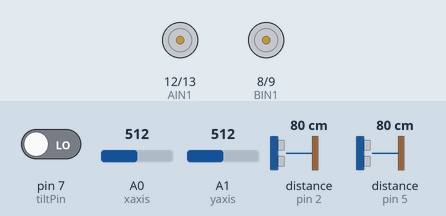
Bench run of a sketch on a simulated Arduino Uno, built with avr-gcc and run on an emulated ATmega328P. On the bench: motor-driver pin pairs drawn as motors (green arrow = first pin HIGH = forward, orange = second pin HIGH = backward, longer = more drive, scaled by the enable pin). Wiring (inferred from the names in the program): 2 × ultrasonic range finder: trigger pin 3, echo pin 2 / trigger pin 6, echo pin 5. The inputs (shaded band) are chosen by the test bench; at power-on: A0 (xaxis) = 512, A1 (yaxis) = 512, pin 7 (tiltPin) LOW, distance to the obstacle (sensors on pin 2, pin 5) 80 cm. The echo pulse lasts 58.3 µs per cm.

Above: at 1.2 s.
1.3 s: A0 (xaxis) set to 533
At 2.5 s:
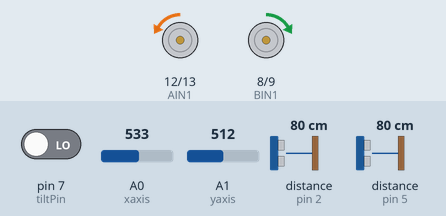
2.8 s: A1 (yaxis) set to 532
At 3.7 s:
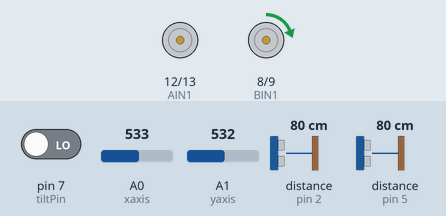
4.3 s: A0 (xaxis) set to 716
At 4.8 s:
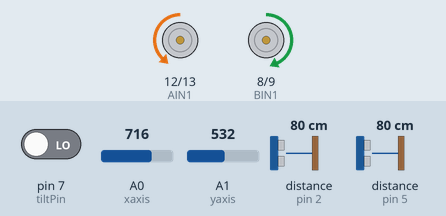
5.8 s: A1 (yaxis) set to 716
At 7.0 s:
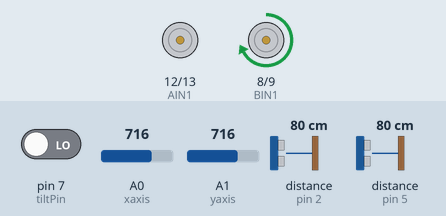
7.3 s: A0 (xaxis) set to 730
At 8.3 s:
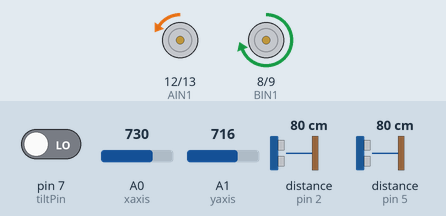
8.8 s: A1 (yaxis) set to 992
At 9.4 s:
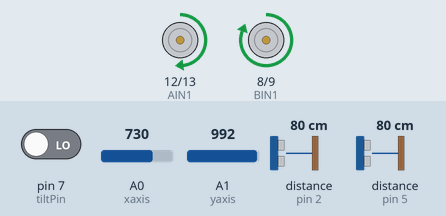
Timing chart, 0 to 11.3 s (numbered marks = the images above; inputs shaded):
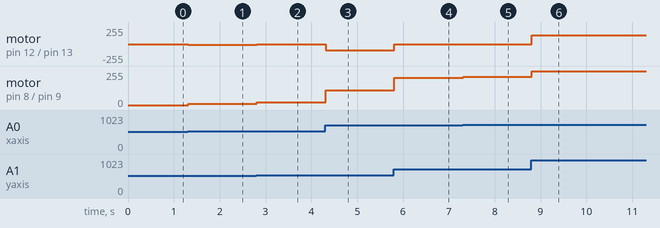

Measured:
- after the input at 1.3 s, motor on pin 12 (AIN1) / pin 13 (AIN2): stopped → backward 10/255 at once; motor on pin 8 (BIN1) / pin 9 (BIN2): stopped → forward 10/255 at once
- after the input at 2.8 s, motor on pin 12 (AIN1) / pin 13 (AIN2): backward 10/255 → stopped at once; motor on pin 8 (BIN1) / pin 9 (BIN2): forward 10/255 → forward 20/255 at once
- after the input at 4.3 s, motor on pin 12 (AIN1) / pin 13 (AIN2): stopped → backward 92/255 at once; motor on pin 8 (BIN1) / pin 9 (BIN2): forward 20/255 → forward 111/255 at once
- after the input at 5.8 s, motor on pin 12 (AIN1) / pin 13 (AIN2): backward 92/255 → stopped at once; motor on pin 8 (BIN1) / pin 9 (BIN2): forward 111/255 → forward 204/255 at once
- after the input at 7.3 s, motor on pin 12 (AIN1) / pin 13 (AIN2): stopped → backward 6/255 at once; motor on pin 8 (BIN1) / pin 9 (BIN2): forward 204/255 → forward 211/255 at once
- after the input at 8.8 s, motor on pin 12 (AIN1) / pin 13 (AIN2): backward 6/255 → forward 131/255 at once; motor on pin 8 (BIN1) / pin 9 (BIN2): forward 211/255 → forward 255/255 at once

The sketch:

start.ino
```cpp
// C++ code
//

//the right motor will be controlled by the motor A pins on the motor driver
const int AIN1 = 12;           //control pin 1 on the motor driver for the right motor
const int AIN2 = 13;            //control pin 2 on the motor driver for the right motor
const int PWMA = 11;            //speed control pin on the motor driver for the right motor

//the left motor will be controlled by the motor B pins on the motor driver
const int BIN1 = 8;           //control pin 1 on the motor driver for the left motor
const int BIN2 = 9;           //control pin 2 on the motor driver for the left motor
const int PWMB = 10;           //speed control pin on the motor driver for the left motor

//Ultrasonic sensor.
const int trigPinFront = 6; // Trigger Pin of Front Ultrasonic Sensor
const int echoPinFront = 5; // Echo Pin of Front Ultrasonic Sensor
const int trigPinBack= 3; // Trigger Pin Back Ultrasonic Sensor;
const int echoPinBack = 2; // Echo pin Back Ultrasonic Sensor;
const int warningLight = 4; // Warning light for ultrasonic sensor;
float distanceFront = 0;
float distanceBack = 0;
float distanceWarning = 20;

//Tilt sensor
const int tiltPin = 7;

//joystick pins
const int xaxis = A0;
const int yaxis = A1;


void setup()
{
  //set the motor control pins as outputs
  pinMode(AIN1, OUTPUT);
  pinMode(AIN2, OUTPUT);
  pinMode(PWMA, OUTPUT);

  pinMode(BIN1, OUTPUT);
  pinMode(BIN2, OUTPUT);
  pinMode(PWMB, OUTPUT);

  //set the ultrasonic sensor
  pinMode(trigPinFront, OUTPUT); // initialising pin 6 as output
  pinMode(echoPinFront, INPUT); // initialising pin 5 as input
  pinMode(trigPinBack, OUTPUT); // pin 10 as output
  pinMode(echoPinFront, INPUT); // pin 9 as input
  pinMode(warningLight, INPUT); // pin 8 for input, warning light

  //set the tilt sensor
  pinMode(tiltPin, INPUT); // initializing pin 7 as tilt

  //start serial
  Serial.begin(9600);
  //Serial.print("to infinity and beyond!");
}

void loop()
{
  //check distance using ultrasonic
  check_distance();

  /* Joystick input to engine speed converter */
  double left;
  double right;
  int x = analogRead(xaxis);
  x -= 512;
  int y = analogRead(yaxis);
  y -= 512;
  engine_speed((double) x, (double) y, &left, &right);
  /*
  Serial.print("left engine:  ");
  Serial.print(left);
  Serial.print("    right engine:  ");
  Serial.println(right);
  */
  leftMotor(left);
  rightMotor(right);
  check_tilt();


}
void check_distance() {
  /* This is ultrasensor front and back.*/
  distanceFront = getDistance(trigPinFront, echoPinFront);
  //Serial.print("Front Distance: ");
  //Serial.print(distance);
  //Serial.println(" cm");
  //delay(50);   //delay 50
  distanceBack = getDistance(trigPinBack, echoPinBack);
  //Serial.print("Back Distance: ");
  //Serial.print(distance);
  //Serial.println(" cm");

  /*if the distance low, the warning light should be on.*/
  if (distanceFront < distanceWarning || distanceBack <  distanceWarning) {
    digitalWrite(warningLight, HIGH);
  } else {
    digitalWrite(warningLight, LOW);
  }
}

/**************************/
void check_tilt() {
  //Serial.println(digitalRead(tiltPin));
  if (digitalRead(tiltPin)) {
    Serial.println("This needs to get to a server");
    delay(10000);
  }
  //digitalWrite(tiltPin, LOW);
  /*
  else {
    Serial.print(".");
  }
  */
  return;
}

float getDistance(int tp, int ep)
{
  float echoTime;                   //variable to store the time it takes for a ping to bounce off an object
  float calculatedDistance;         //variable to store the distance calculated from the echo time

  //send out an ultrasonic pulse that's 10ms long
  digitalWrite(tp, LOW);
  delayMicroseconds(2);
  digitalWrite(tp, HIGH);
  delayMicroseconds(10);
  digitalWrite(tp, LOW);

  echoTime = pulseIn(ep, HIGH);      //use the pulsein command to see how long it takes for the
                                          //pulse to bounce back to the sensor
  calculatedDistance = echoTime / 148.0;  //calculate the distance of the object that reflected the pulse (half the bounce time multiplied by the speed of sound)
  calculatedDistance *= 2.54; //convert to cm.

  return calculatedDistance;              //send back the distance that was calculated
}

/********************************************************************************/
/*

This is for left motor control, takes in integer,
and tells to the motor how much to move.

*/
void leftMotor(int motorSpeed)          //function for driving the left motor
{
  if (motorSpeed > 0)             //if the motor should drive forward (positive speed)
  {
    digitalWrite(BIN1, HIGH);     //set pin 1 to high
    digitalWrite(BIN2, LOW);      //set pin 2 to low
  }
  else if (motorSpeed < 0)        //if the motor should drive backward (negative speed)
  {
    digitalWrite(BIN1, LOW);      //set pin 1 to low
    digitalWrite(BIN2, HIGH);     //set pin 2 to high
  }
  else                            //if the motor should stop
  {
    digitalWrite(BIN1, LOW);      //set pin 1 to low
    digitalWrite(BIN2, LOW);      //set pin 2 to low
  }
  analogWrite(PWMB, abs(motorSpeed));  //now that the motor direction is set, drive it at the entered speed
}

/********************************************************************************/
void rightMotor(int motorSpeed)   //function for driving the right motor
{
  if (motorSpeed > 0)             //if the motor should drive forward (positive speed)
  {
    digitalWrite(AIN1, HIGH);     //set pin 1 to high
    digitalWrite(AIN2, LOW);      //set pin 2 to low
  }
  else if (motorSpeed < 0)        //if the motor should drive backward (negative speed)
  {
    digitalWrite(AIN1, LOW);      //set pin 1 to low
    digitalWrite(AIN2, HIGH);     //set pin 2 to high
  }
  else                            //if the motor should stop
  {
    digitalWrite(AIN1, LOW);      //set pin 1 to low
    digitalWrite(AIN2, LOW);      //set pin 2 to low
  }
  analogWrite(PWMA, abs(motorSpeed));   //now that the motor direction is set, drive it at the entered speed
}


/******END***************************END*****************************************/

void engine_speed(double x, double y, double* lp, double* rp) {
  double left;
  double right;
  double r;
  double t;
  r = hypot(x, y);
  t = atan2(y, x);
  //Serial.println(r);
  //Serial.println(t);

  t -= M_PI / 4;
  left = r * cos(t);
  right = r * sin(t);
  left *= sqrt(2);
  left /= 2;
  right *= sqrt(2);
  right /= 2;
  //Serial.println(left);
  //Serial.println(right);
  //Division two for converting distance to engine speed,
  //255 / 512
  left = max(-255, min(left, 255));
  right = max(-255, min(right, 255));
  *lp = left;
  *rp = right;

  return;
}
```
